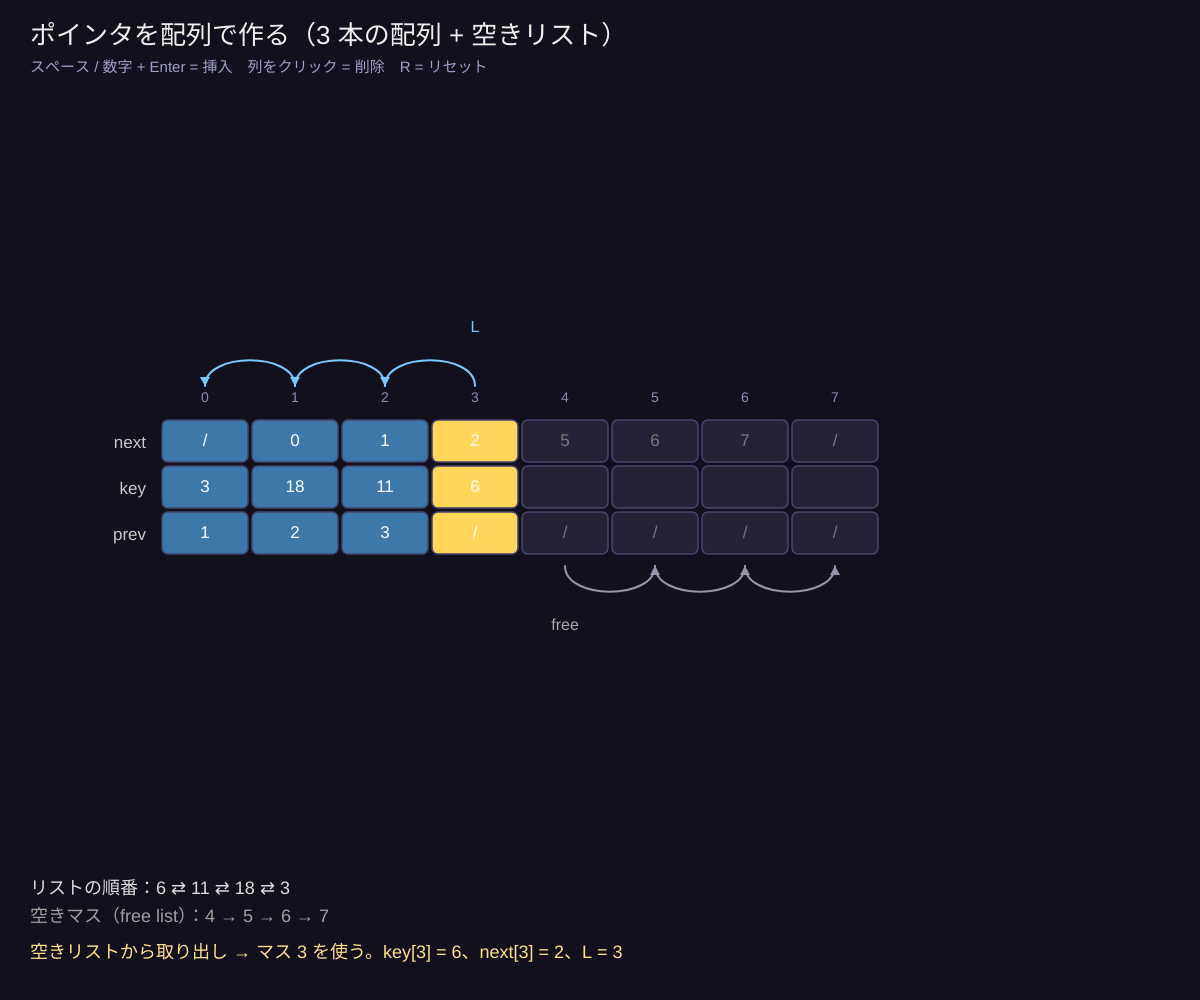
Frame 1 (no input)
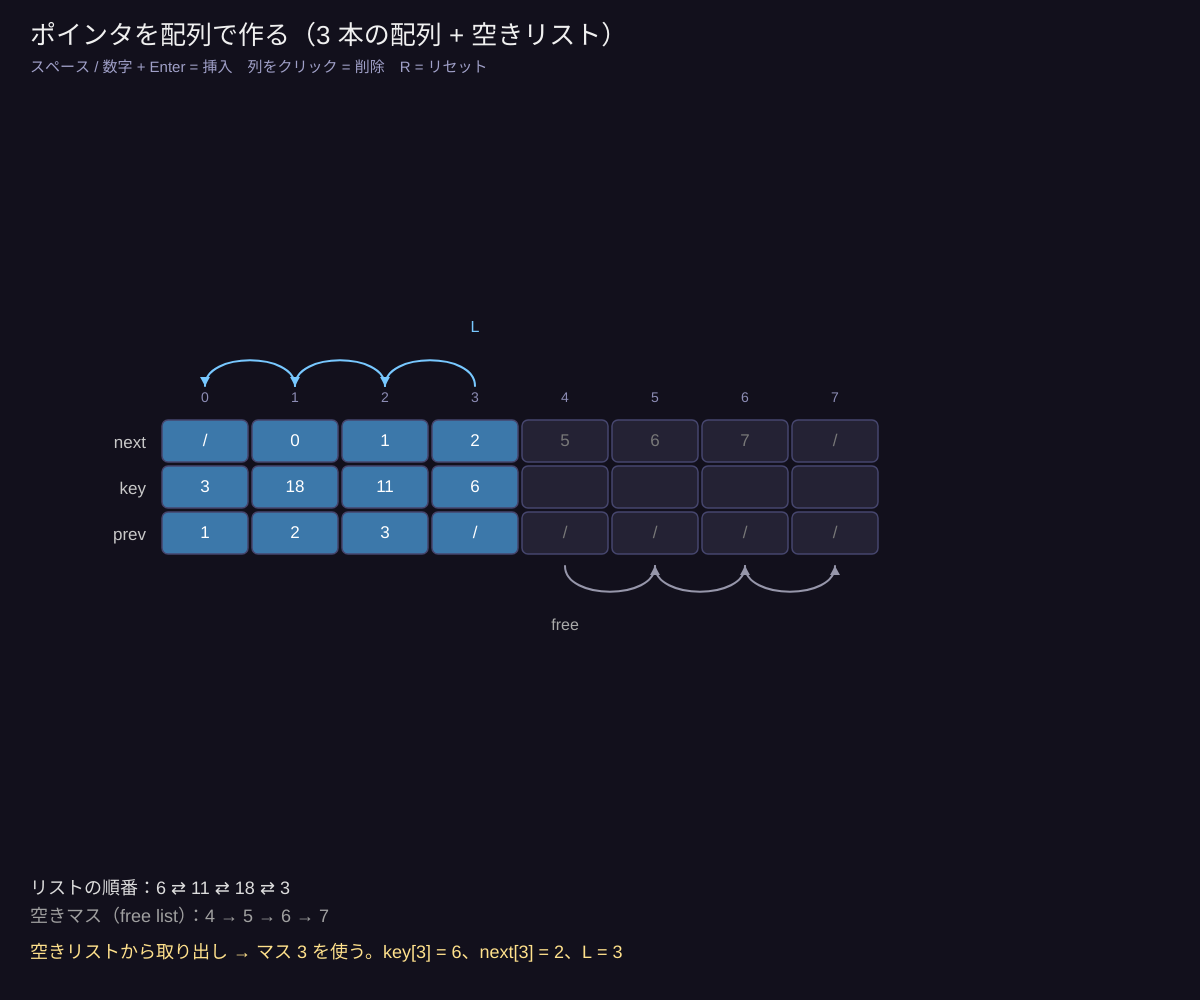
Frame 60 (no input)
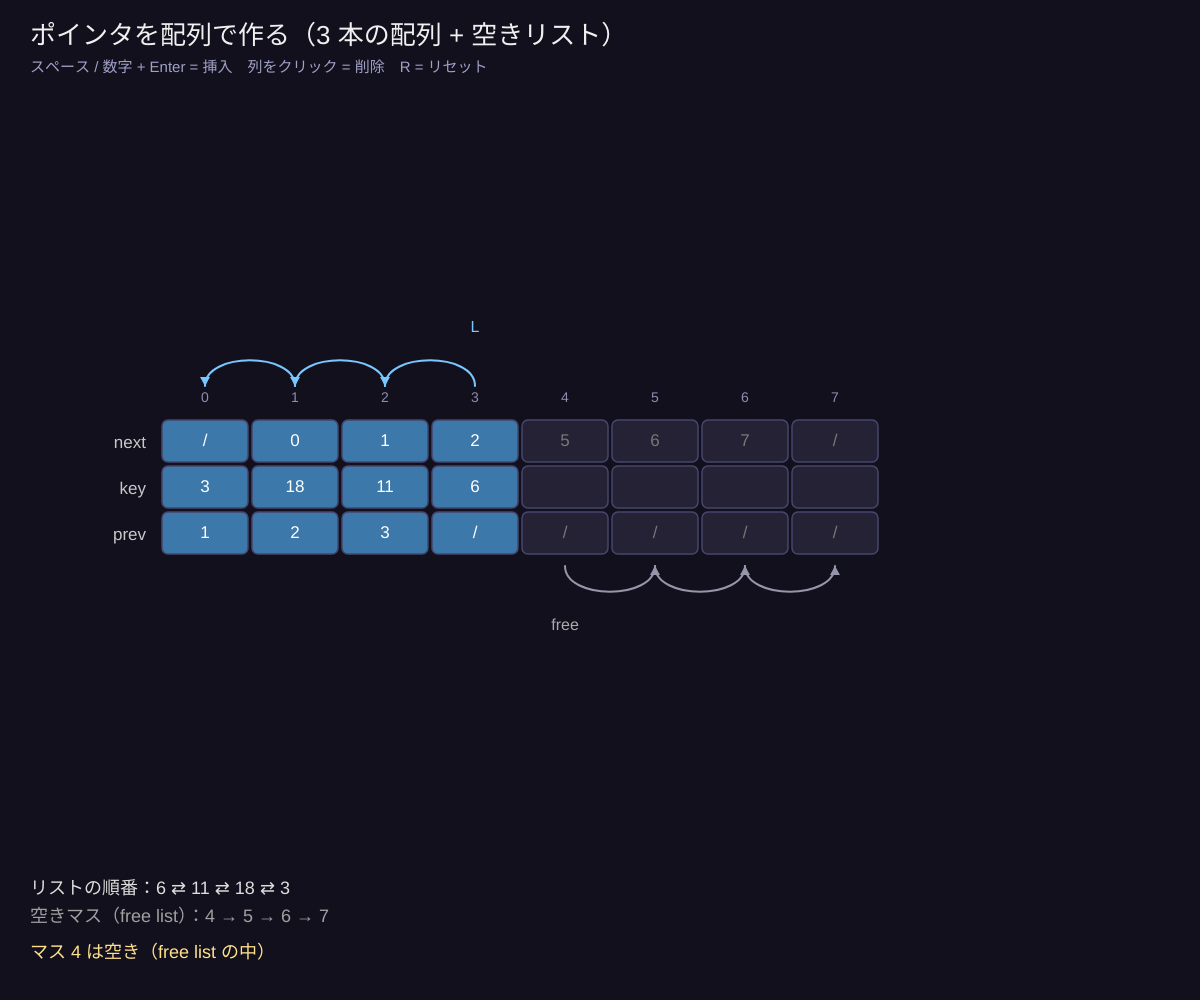
Frame 120 (the mouse pressed at the canvas centre since frame 60)

The p5.js sketch that drew these frames (run headless with seeded random() and noise() and a simulated clock; from frame 60 on, the mouse is pressed at the canvas centre):

// p5.js sketch
// ── sketch.js
// ============================================
// 02 ポインタを配列で作る
// ポインタのない言語でも、next・key・prev の 3 本の配列と「番号」で連結リストが作れる
// 使っていないマスは「空きリスト（free list）」としてつないでおき、使うときに取り出し、いらなくなったら戻す
// 操作：スペース（または数字 + Enter）= 先頭に挿入 / 列をクリック = その要素を削除 / R = リセット
// ============================================

let M = 8;          // ★ 配列の大きさ（メモリの大きさ）
let NIL_ = -1;      // 「どこも指さない」を -1 で表す
let next = [], keyA = [], prev = [];
let L = NIL_, free = 0;
let msg = 'スペースで挿入、列をクリックで削除';
let buf = '', flashI = -1, flashT = 0;

function setup() {
  createCanvas(windowWidth, windowHeight);
  resetAll();
}

function resetAll() {
  next = []; keyA = []; prev = [];
  for (let i = 0; i < M; i++) { next[i] = i + 1 < M ? i + 1 : NIL_; keyA[i] = null; prev[i] = NIL_; }
  L = NIL_; free = 0;
  for (let k of [3, 18, 11, 6]) insertKey(k);
}

// ---------- 空きリスト ----------
function allocateObject() {
  if (free === NIL_) return NIL_;     // メモリ切れ
  let x = free; free = next[x]; return x;
}
function freeObject(x) { next[x] = free; free = x; prev[x] = NIL_; keyA[x] = null; }

function insertKey(k) {
  let x = allocateObject();
  if (x === NIL_) { msg = '空きがない！（out of space）'; return; }
  keyA[x] = k; next[x] = L; prev[x] = NIL_;
  if (L !== NIL_) prev[L] = x;
  L = x; flashI = x; flashT = 40;
  msg = `空きリストから取り出し → マス ${x} を使う。key[${x}] = ${k}、next[${x}] = ${next[x] === NIL_ ? '/' : next[x]}、L = ${x}`;
}
function deleteAt(x) {
  if (keyA[x] === null) return;
  let k = keyA[x];
  if (prev[x] !== NIL_) next[prev[x]] = next[x]; else L = next[x];
  if (next[x] !== NIL_) prev[next[x]] = prev[x];
  freeObject(x);
  msg = `${k}（マス ${x}）を削除して FREE：空きリストの先頭に戻した（free = ${free}）`;
}

function draw() {
  background(18, 16, 28);
  if (flashT > 0) flashT--;
  noStroke(); fill(240); textAlign(LEFT, TOP); textSize(26);
  text('ポインタを配列で作る（3 本の配列 + 空きリスト）', 30, 24);
  fill(160, 160, 200); textSize(15);
  text('スペース / 数字 + Enter = 挿入　列をクリック = 削除　R = リセット', 30, 60);
  if (buf) { fill(255); textSize(18); text('入力：' + buf, 30, 88); }

  let cw = min(90, (width - 220) / M), x0 = 160, y0 = height * 0.42, ch = 46;
  let rows = [['next', next], ['key', keyA], ['prev', prev]];
  // 列番号
  fill(140, 140, 180); textAlign(CENTER, CENTER); textSize(14);
  for (let i = 0; i < M; i++) text(i, x0 + i * cw + cw / 2, y0 - 22);
  rows.forEach(([name, arr], r) => {
    fill(200); textAlign(RIGHT, CENTER); textSize(17);
    text(name, x0 - 14, y0 + r * ch + ch / 2);
    for (let i = 0; i < M; i++) {
      let used = keyA[i] !== null;
      stroke(70, 70, 110); strokeWeight(1.5);
      fill(used ? color(60, 120, 170) : color(36, 34, 52));
      if (i === flashI && flashT > 0) fill(255, 214, 90);
      rect(x0 + i * cw + 2, y0 + r * ch, cw - 4, ch - 4, 6);
      noStroke(); fill(used ? 255 : 120); textAlign(CENTER, CENTER); textSize(17);
      let v = arr[i];
      text(v === null ? '' : v === NIL_ ? '/' : v, x0 + i * cw + cw / 2, y0 + r * ch + ch / 2 - 2);
    }
  });
  // 矢印：リスト（青・上）と空きリスト（灰・下）
  let cx = (i) => x0 + i * cw + cw / 2;
  let i = L, guard = 0;
  while (i !== NIL_ && next[i] !== NIL_ && guard++ < M) { arc3(cx(i), cx(next[i]), y0 - 34, -1, color(120, 200, 255)); i = next[i]; }
  i = free; guard = 0;
  while (i !== NIL_ && next[i] !== NIL_ && guard++ < M) { arc3(cx(i), cx(next[i]), y0 + 3 * ch + 8, 1, color(150, 150, 170)); i = next[i]; }
  // L と free
  noStroke(); textAlign(CENTER, TOP); textSize(16);
  fill(120, 200, 255); text(L === NIL_ ? 'L = /' : 'L', L === NIL_ ? 60 : cx(L), y0 - 130 > 110 ? y0 - 100 : y0 - 80);
  fill(170); text(free === NIL_ ? 'free = /' : 'free', free === NIL_ ? 60 : cx(free), y0 + 3 * ch + 60);

  // 論理的な並び
  let chain = [], j = L; guard = 0;
  while (j !== NIL_ && guard++ < M) { chain.push(keyA[j]); j = next[j]; }
  fill(220); textAlign(LEFT, TOP); textSize(18);
  text('リストの順番：' + (chain.length ? chain.join(' ⇄ ') : '（空）'), 30, height - 120);
  let fr = [], f = free; guard = 0;
  while (f !== NIL_ && guard++ < M) { fr.push(f); f = next[f]; }
  fill(160); text('空きマス（free list）：' + (fr.length ? fr.join(' → ') : '（なし）'), 30, height - 92);
  fill(255, 225, 140); text(msg, 30, height - 56);
}

function arc3(xa, xb, y, dir, c) {
  noFill(); stroke(c); strokeWeight(2);
  let h = dir * (18 + abs(xb - xa) * 0.18);
  bezier(xa, y, xa, y + h, xb, y + h, xb, y);
  noStroke(); fill(c);
  triangle(xb, y, xb - 5, y + dir * 9, xb + 5, y + dir * 9);
}

function keyPressed() {
  if (key >= '0' && key <= '9') { if (buf.length < 3) buf += key; return; }
  if (key === ENTER && buf) { insertKey(int(buf)); buf = ''; }
  if (key === ' ') insertKey(floor(random(1, 100)));
  if (key.toLowerCase() === 'r') { resetAll(); msg = 'リセットしました'; }
}
function mousePressed() {
  let cw = min(90, (width - 220) / M), x0 = 160, y0 = height * 0.42;
  let i = floor((mouseX - x0) / cw);
  if (i >= 0 && i < M && mouseY > y0 - 10 && mouseY < y0 + 140) {
    if (keyA[i] === null) msg = `マス ${i} は空き（free list の中）`; else deleteAt(i);
  }
}
function windowResized() { resizeCanvas(windowWidth, windowHeight); }

// ---------- やってみよう ----------
// 1. 9 個目を入れると「空きがない」。M を 12 に増やしてみよう
// 2. 削除したマスは空きリストの先頭へ。次の挿入はそのマスが再利用される（スタックと同じ動き）
// 3. 1 本の配列に [key, next, prev] を 3 つずつ並べる「1 配列表現」も作れる。番号を 3 倍にするだけ
